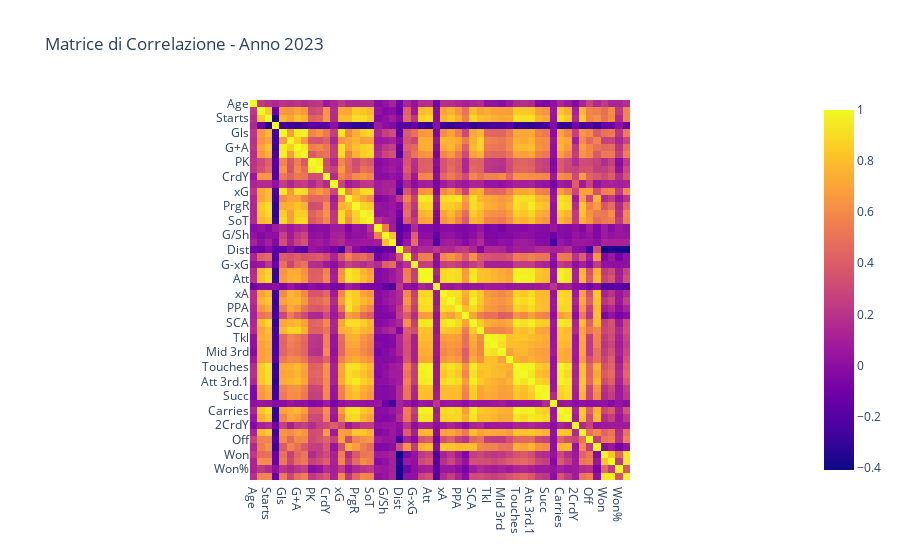
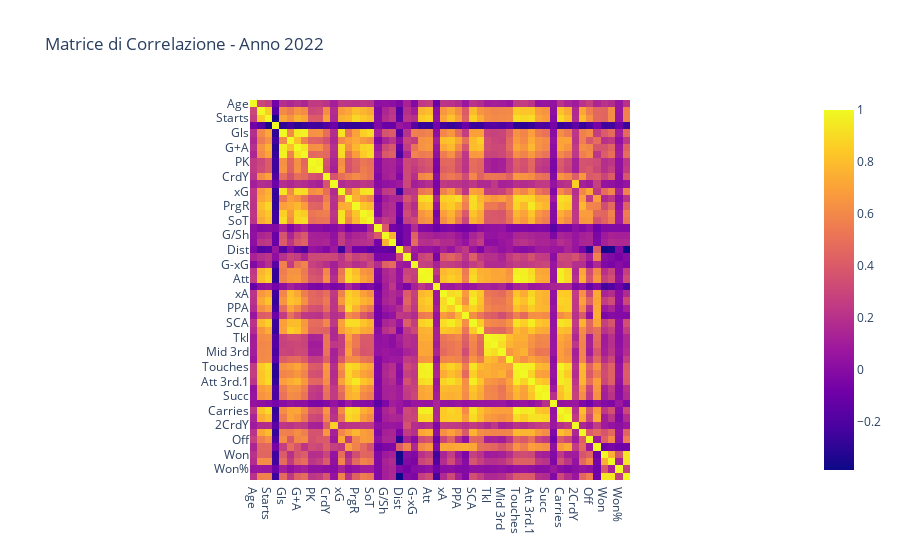
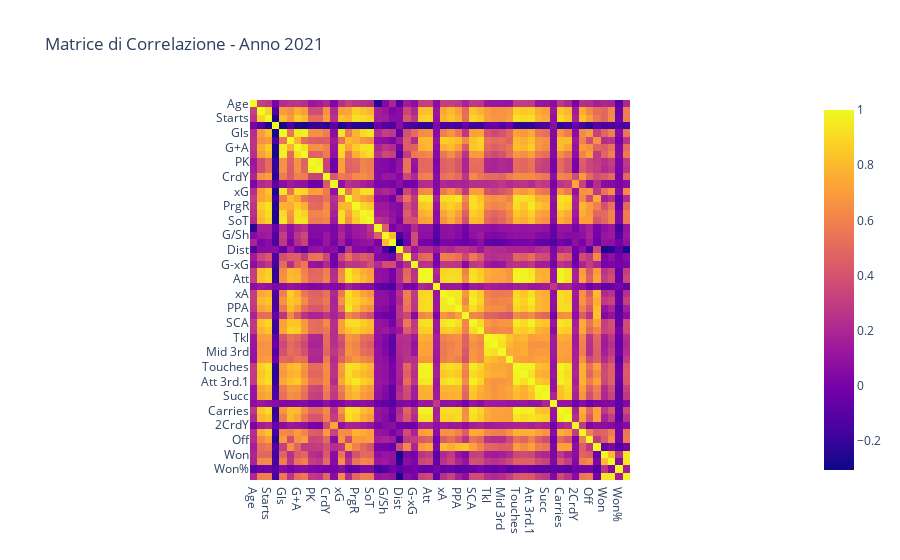
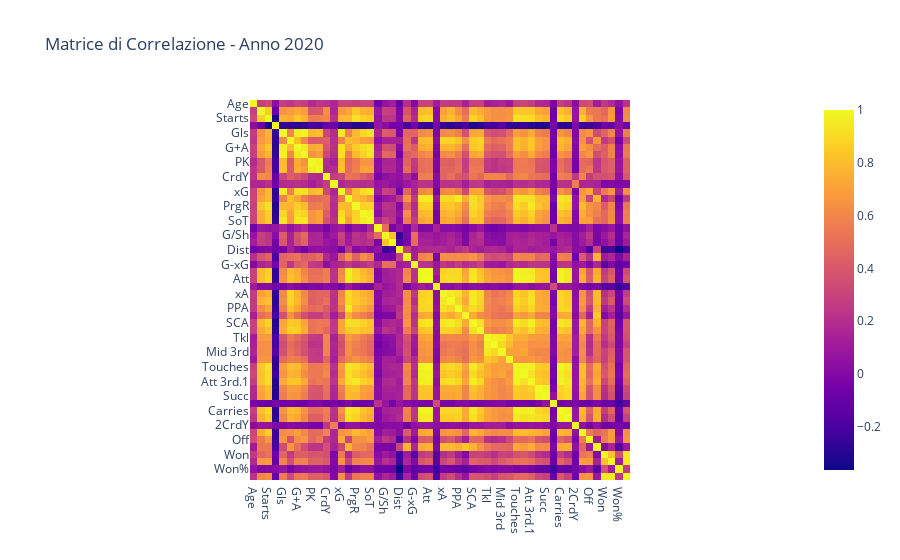

Notebook code for these charts, in order:
### Markdown cell above
Iniziamo con un'analisi preliminare, escludendo le colonne relative al nome, la nazionalità e la squadra. Non verranno mai considerate in questa sezione, in quanto inutili per questo tipo di analisi

### Code cell
# Questa parte di codice crea 5 figure che rappresentano il riquadro di correlazione fra le statistiche
# suddiviso per annata
correlations = []
years = []

for file in files:
    # Leggi il file Excel
    data_frame = pd.read_excel(file)
    data_frame['Duels'] = data_frame['Won'] + data_frame['Lost'] # Creo la colonna dei duelli aerei, può essere utile per l'analisi

    # Uso .drop per rimuovere dal data frame quelle statistiche che non voglio usare in questa analisi
    data_frame.drop(columns=['Player', 'Nation', 'Pos', 'Squad'], inplace=True)

    # Inserisco questa riga di codice in modo che in ogni momento si possano visualizzare le colonne usate per l'analisi
    print(f'Le colonne usate per questa analisi sono {list(data_frame.columns)}')    

    # Calcolo la matrice di correlazione
    corr_matrix = data_frame.corr()

    # Ottengo l'anno dal file usando il mapping
    year = year_mapping[file]
    years.append(year)

    # Ottengo in output il grafico di correlazione
    fig = px.imshow(corr_matrix, title=f"Matrice di Correlazione - Anno {year}")
    fig.show()


    # Questa parte di codice serve per conoscere, se desiderato, la correlazione di due statistiche specifiche annata per annata
    # Le statistiche di cui si vuole sapere la correlazione vanno riportate al posto di Stat1 e Stat2
    stat1 = 'Gls'
    stat2 = 'Ast'
    if stat1 in corr_matrix.columns and stat2 in corr_matrix.columns:
        correlation_value = corr_matrix.loc[stat1, stat2]
        correlations.append(correlation_value)
        print(f"Anno {year}: Correlazione tra {stat1} e {stat2} = {correlation_value}")

    else:
        correlations.append(None)  # Aggiunge un valore nullo se manca la correlazione


# Infine questa parte realizza un grafico che mostra l'andamento di questo indice nel corso degli anni

if stat1 in corr_matrix.columns and stat2 in corr_matrix.columns:
   correlation_df = pd.DataFrame({'Anno': years,'Correlazione': correlations})
   fig = px.line(correlation_df, x='Anno', y='Correlazione',title=f"Correlazione tra {stat1} e {stat2} nel tempo",markers=True)
   fig.update_xaxes(tickmode='linear', dtick=1)
   fig.show()
else:
    print("Nessun grafico disponibile: una o entrambe le statistiche non sono presenti nel dataset.")

 # Inserisco questa riga di codice in modo che in ogni momento si possano visualizzare le colonne usate per l'analisi
print(f'Le colonne usate per questa analisi sono {list(data_frame.columns)}')

### Figure 1 — Plotly figure (JSON) as saved in the notebook; plotly's stock layout.template omitted (floating-point values rounded to 4 significant figures; data arrays with more than 128 entries replaced by an {"elided": "..."} marker saying what was removed)
{"data": [{"coloraxis": "coloraxis", "hovertemplate": "x: %{x}<br>y: %{y}<br>color: %{z}<extra></extra>", "name": "0", "type": "heatmap", "x": ["Age", "MP", "Starts", "Min", "Gls", "Ast", "G+A", "G-PK", "PK", "PKatt", "CrdY", "CrdR", "xG", "PrgP", "PrgR", "Sh", "SoT", "SoT%", "G/Sh", "G/SoT", "Dist", "FK", "G-xG", "Cmp", "Att", "Cmp%", "xA", "KP", "PPA", "CrsPA", "SCA", "GCA", "Tkl", "TklW", "Mid 3rd", "Att 3rd", "Touches", "Mid 3rd.1", "Att 3rd.1", "Att.1", "Succ", "Succ%", "Carries", "TotDist", "2CrdY", "Fld", "Off", "Crs", "Won", "Lost", "Won%", "Duels"], "xaxis": "x", "y": ["Age", "MP", "Starts", "Min", "Gls", "Ast", "G+A", "G-PK", "PK", "PKatt", "CrdY", "CrdR", "xG", "PrgP", "PrgR", "Sh", "SoT", "SoT%", "G/Sh", "G/SoT", "Dist", "FK", "G-xG", "Cmp", "Att", "Cmp%", "xA", "KP", "PPA", "CrsPA", "SCA", "GCA", "Tkl", "TklW", "Mid 3rd", "Att 3rd", "Touches", "Mid 3rd.1", "Att 3rd.1", "Att.1", "Succ", "Succ%", "Carries", "TotDist", "2CrdY", "Fld", "Off", "Crs", "Won", "Lost", "Won%", "Duels"], "yaxis": "y", "z": {"elided": "52x52 float values"}}], "layout": {"coloraxis": {"colorscale": [[0, "#0d0887"], [0.1111, "#46039f"], [0.2222, "#7201a8"], [0.3333, "#9c179e"], [0.4444, "#bd3786"], [0.5556, "#d8576b"], [0.6667, "#ed7953"], [0.7778, "#fb9f3a"], [0.8889, "#fdca26"], [1, "#f0f921"]]}, "title": {"text": "Matrice di Correlazione - Anno 2023"}, "xaxis": {"anchor": "y", "constrain": "domain", "domain": [0, 1], "scaleanchor": "y"}, "yaxis": {"anchor": "x", "autorange": "reversed", "constrain": "domain", "domain": [0, 1]}}}

### Figure 2 — Plotly figure (JSON) as saved in the notebook; plotly's stock layout.template omitted (floating-point values rounded to 4 significant figures; data arrays with more than 128 entries replaced by an {"elided": "..."} marker saying what was removed)
{"data": [{"coloraxis": "coloraxis", "hovertemplate": "x: %{x}<br>y: %{y}<br>color: %{z}<extra></extra>", "name": "0", "type": "heatmap", "x": ["Age", "MP", "Starts", "Min", "Gls", "Ast", "G+A", "G-PK", "PK", "PKatt", "CrdY", "CrdR", "xG", "PrgP", "PrgR", "Sh", "SoT", "SoT%", "G/Sh", "G/SoT", "Dist", "FK", "G-xG", "Cmp", "Att", "Cmp%", "xA", "KP", "PPA", "CrsPA", "SCA", "GCA", "Tkl", "TklW", "Mid 3rd", "Att 3rd", "Touches", "Mid 3rd.1", "Att 3rd.1", "Att.1", "Succ", "Succ%", "Carries", "TotDist", "2CrdY", "Fld", "Off", "Crs", "Won", "Lost", "Won%", "Duels"], "xaxis": "x", "y": ["Age", "MP", "Starts", "Min", "Gls", "Ast", "G+A", "G-PK", "PK", "PKatt", "CrdY", "CrdR", "xG", "PrgP", "PrgR", "Sh", "SoT", "SoT%", "G/Sh", "G/SoT", "Dist", "FK", "G-xG", "Cmp", "Att", "Cmp%", "xA", "KP", "PPA", "CrsPA", "SCA", "GCA", "Tkl", "TklW", "Mid 3rd", "Att 3rd", "Touches", "Mid 3rd.1", "Att 3rd.1", "Att.1", "Succ", "Succ%", "Carries", "TotDist", "2CrdY", "Fld", "Off", "Crs", "Won", "Lost", "Won%", "Duels"], "yaxis": "y", "z": {"elided": "52x52 float values"}}], "layout": {"coloraxis": {"colorscale": [[0, "#0d0887"], [0.1111, "#46039f"], [0.2222, "#7201a8"], [0.3333, "#9c179e"], [0.4444, "#bd3786"], [0.5556, "#d8576b"], [0.6667, "#ed7953"], [0.7778, "#fb9f3a"], [0.8889, "#fdca26"], [1, "#f0f921"]]}, "title": {"text": "Matrice di Correlazione - Anno 2022"}, "xaxis": {"anchor": "y", "constrain": "domain", "domain": [0, 1], "scaleanchor": "y"}, "yaxis": {"anchor": "x", "autorange": "reversed", "constrain": "domain", "domain": [0, 1]}}}

### Figure 3 — Plotly figure (JSON) as saved in the notebook; plotly's stock layout.template omitted (floating-point values rounded to 4 significant figures; data arrays with more than 128 entries replaced by an {"elided": "..."} marker saying what was removed)
{"data": [{"coloraxis": "coloraxis", "hovertemplate": "x: %{x}<br>y: %{y}<br>color: %{z}<extra></extra>", "name": "0", "type": "heatmap", "x": ["Age", "MP", "Starts", "Min", "Gls", "Ast", "G+A", "G-PK", "PK", "PKatt", "CrdY", "CrdR", "xG", "PrgP", "PrgR", "Sh", "SoT", "SoT%", "G/Sh", "G/SoT", "Dist", "FK", "G-xG", "Cmp", "Att", "Cmp%", "xA", "KP", "PPA", "CrsPA", "SCA", "GCA", "Tkl", "TklW", "Mid 3rd", "Att 3rd", "Touches", "Mid 3rd.1", "Att 3rd.1", "Att.1", "Succ", "Succ%", "Carries", "TotDist", "2CrdY", "Fld", "Off", "Crs", "Won", "Lost", "Won%", "Duels"], "xaxis": "x", "y": ["Age", "MP", "Starts", "Min", "Gls", "Ast", "G+A", "G-PK", "PK", "PKatt", "CrdY", "CrdR", "xG", "PrgP", "PrgR", "Sh", "SoT", "SoT%", "G/Sh", "G/SoT", "Dist", "FK", "G-xG", "Cmp", "Att", "Cmp%", "xA", "KP", "PPA", "CrsPA", "SCA", "GCA", "Tkl", "TklW", "Mid 3rd", "Att 3rd", "Touches", "Mid 3rd.1", "Att 3rd.1", "Att.1", "Succ", "Succ%", "Carries", "TotDist", "2CrdY", "Fld", "Off", "Crs", "Won", "Lost", "Won%", "Duels"], "yaxis": "y", "z": {"elided": "52x52 float values"}}], "layout": {"coloraxis": {"colorscale": [[0, "#0d0887"], [0.1111, "#46039f"], [0.2222, "#7201a8"], [0.3333, "#9c179e"], [0.4444, "#bd3786"], [0.5556, "#d8576b"], [0.6667, "#ed7953"], [0.7778, "#fb9f3a"], [0.8889, "#fdca26"], [1, "#f0f921"]]}, "title": {"text": "Matrice di Correlazione - Anno 2021"}, "xaxis": {"anchor": "y", "constrain": "domain", "domain": [0, 1], "scaleanchor": "y"}, "yaxis": {"anchor": "x", "autorange": "reversed", "constrain": "domain", "domain": [0, 1]}}}

### Figure 4 — Plotly figure (JSON) as saved in the notebook; plotly's stock layout.template omitted (floating-point values rounded to 4 significant figures; data arrays with more than 128 entries replaced by an {"elided": "..."} marker saying what was removed)
{"data": [{"coloraxis": "coloraxis", "hovertemplate": "x: %{x}<br>y: %{y}<br>color: %{z}<extra></extra>", "name": "0", "type": "heatmap", "x": ["Age", "MP", "Starts", "Min", "Gls", "Ast", "G+A", "G-PK", "PK", "PKatt", "CrdY", "CrdR", "xG", "PrgP", "PrgR", "Sh", "SoT", "SoT%", "G/Sh", "G/SoT", "Dist", "FK", "G-xG", "Cmp", "Att", "Cmp%", "xA", "KP", "PPA", "CrsPA", "SCA", "GCA", "Tkl", "TklW", "Mid 3rd", "Att 3rd", "Touches", "Mid 3rd.1", "Att 3rd.1", "Att.1", "Succ", "Succ%", "Carries", "TotDist", "2CrdY", "Fld", "Off", "Crs", "Won", "Lost", "Won%", "Duels"], "xaxis": "x", "y": ["Age", "MP", "Starts", "Min", "Gls", "Ast", "G+A", "G-PK", "PK", "PKatt", "CrdY", "CrdR", "xG", "PrgP", "PrgR", "Sh", "SoT", "SoT%", "G/Sh", "G/SoT", "Dist", "FK", "G-xG", "Cmp", "Att", "Cmp%", "xA", "KP", "PPA", "CrsPA", "SCA", "GCA", "Tkl", "TklW", "Mid 3rd", "Att 3rd", "Touches", "Mid 3rd.1", "Att 3rd.1", "Att.1", "Succ", "Succ%", "Carries", "TotDist", "2CrdY", "Fld", "Off", "Crs", "Won", "Lost", "Won%", "Duels"], "yaxis": "y", "z": {"elided": "52x52 float values"}}], "layout": {"coloraxis": {"colorscale": [[0, "#0d0887"], [0.1111, "#46039f"], [0.2222, "#7201a8"], [0.3333, "#9c179e"], [0.4444, "#bd3786"], [0.5556, "#d8576b"], [0.6667, "#ed7953"], [0.7778, "#fb9f3a"], [0.8889, "#fdca26"], [1, "#f0f921"]]}, "title": {"text": "Matrice di Correlazione - Anno 2020"}, "xaxis": {"anchor": "y", "constrain": "domain", "domain": [0, 1], "scaleanchor": "y"}, "yaxis": {"anchor": "x", "autorange": "reversed", "constrain": "domain", "domain": [0, 1]}}}
